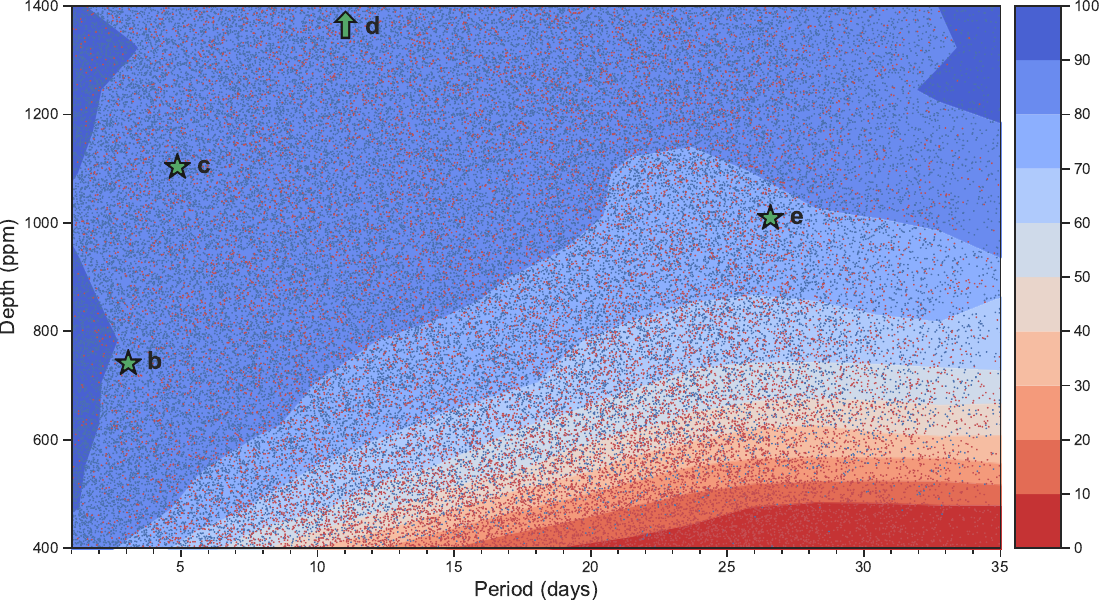

Write Python code to recreate this figure.
import platform
on_kelvin = 'kelvin' in platform.node()
if on_kelvin:
    print "> Running on Kelvin ..."
    import matplotlib
    matplotlib.use("agg")
import sff_detrender
import numpy as np
import matplotlib.pyplot as plt
import batman
from astropy.io import fits
from pybls import BLS
from scipy.ndimage import median_filter
from tqdm import tqdm
import multiprocessing
import dill
import os
import sys
import fit_transit
import seaborn as sns
sns.set()


def keplerslaw(kper):
    """
    Kepler's Law
    :param kper: orbital period in days
    :return: star-planet distance in stellar radii
    """
    st_r, st_m = 0.456, 0.497
    Mstar = st_m * 1.989e30     # kg
    G = 6.67408e-11             # m3 kg-1 s-2
    Rstar = st_r * 695700000.   # m

    return ((kper * 86400.) ** 2 / (4 * np.pi ** 2) * G * Mstar) ** (1. / 3.) / Rstar


def calc_i(_a, _b):
    """
    Convert impact parameter to inclination
    :param _a: star-planet distance in stellar radii
    :param _b: impact parameter [0, 1]
    :return: inclination in degrees
    """
    return np.degrees(np.arccos(_b / _a))


def batman_to_string(params):
    """
    Convert transit parameters to a string
    :param params: Batman params object
    :return: string of transit parameters
    """
    s = "\nT0   = {:9.4f}\nPer  = {:9.4f}\nRpRs = {:9.4f}\na    = {:9.4f}\nInc  = {:9.4f}\n".\
        format(params.t0, params.per, params.rp, params.a, params.inc)

    return s


def random_transit_model(time, per_lims, rp_lims, depth_lims, n_trans_lims):
    """
    Produce random transit model inside limits
    :param time: LC time in days
    :param per_lims: limits on orbital period in days [len 2]
    :param rp_lims: limits on planet-star radius ratio SQUARED! [len 2]
    :param depth_lims: limits on transit depth [len 2]
    :param n_trans_lims: limits on number of transits [len 2]
    :return: transit model matching time
    """
    iter_count = 0
    in_limits = False
    while not in_limits:    # TODO: speed-up / improve
        phase = np.random.uniform(0., 1.)
        impact = np.random.uniform(0., 1.)

        params = batman.TransitParams()
        params.per = np.random.uniform(per_lims[0], per_lims[1])
        params.t0 = time[0] + phase*params.per
        params.rp = np.sqrt(np.random.uniform(rp_lims[0], rp_lims[1]))
        params.a = keplerslaw(params.per)
        params.inc = calc_i(params.a, impact)
        params.ecc = 0.
        params.w = 90.
        params.u = [0.5079, 0.2239]
        params.limb_dark = "quadratic"

        bat = batman.TransitModel(params, time, supersample_factor=15, exp_time=29.4/60./24.)
        model = bat.light_curve(params)

        depth = 1. - batman.TransitModel(params, np.array([params.t0]),
                                         supersample_factor=15, exp_time=29.4/60./24.).light_curve(params)[0]

        n_trans = int(np.floor((time.max() - params.t0) / params.per)) + 1

        n_dp = sum(model < 1.)

        in_limits = (depth_lims[0] <= depth <= depth_lims[1]) & (n_trans_lims[0] <= n_trans <= n_trans_lims[1])

        iter_count += 1

    # print iter_count, int(depth*1e6), batman_to_string(params)

    return model, params, depth*1e6, n_trans, n_dp, phase, impact


def specific_transit_model(time, t0, per, rp, inc):
    """
    Produce a transit model
    """
    params = batman.TransitParams()
    params.t0 = t0
    params.per = per
    params.rp = rp
    params.a = keplerslaw(params.per)
    params.inc = inc
    params.ecc = 0.
    params.w = 90.
    params.u = [0.5079, 0.2239]
    params.limb_dark = "quadratic"

    bat = batman.TransitModel(params, time, supersample_factor=15, exp_time=29.4/60./24.)
    model = bat.light_curve(params)

    return model, params


def do_bls(time, flux, flux_err, per_range, q_range, nf, inj_pars, nbin=None, binsize=1501, plot=False):
    """
    Run BLS algorithm
    :param time: LC time in days
    :param flux: LC flux normalised to 1
    :param flux_err: LC error [len time]
    :param per_range: range of periods to search [len 2]
    :param q_range: range of duration-period ratios to search [len 2]
    :param nf: number of periods to search [int]
    :param inj_pars: injected transit params
    :param nbin: number of bins to use in phase-fold [int, None]
    :param binsize: window of median filter [int]
    :param plot: plot the BLS spectrum [bool]
    :return: highest SDE and corresponding period
    """
    if not nbin:
        nbin = time.size

    bls = BLS(time, flux, flux_err, period_range=per_range, q_range=q_range, nf=nf, nbin=nbin)
    res = bls()

    p_ar, p_pow = bls.period, res.p     # power at each period
    rmed_pow = p_pow - median_filter(p_pow, binsize)
    p_sde = rmed_pow / rmed_pow.std()   # SDE

    sde_trans = np.nanmax(p_sde)        # highest SDE
    bper = p_ar[np.argmax(p_sde)]       # corresponding period
    t0 = bls.tc
    rp = np.sqrt(res.depth)

    if plot:
        plt.figure(figsize=(12, 6))
        plt.plot(p_ar, p_sde, lw=2, zorder=3)
        plt.plot(bper, sde_trans, "*", ms=20, label="BLS period", zorder=5)
        plt.axvline(inj_pars.per, label="Injected period", c="k", ls="-", lw=15, alpha=0.2)
        plt.xlim(0, p_ar[0])
        plt.ylim(0, int(sde_trans)+1)
        plt.legend()
        plt.tight_layout()
        plt.show()

    return sde_trans, bper, t0, rp


def injection_test(ind):
    np.random.seed(None)    # for truly random numbers
    m, pars, depth, ntrans, ndp, injphase, impact = \
        random_transit_model(t, per_range, (.7e-4, 6e-3), (400e-6, 1400e-6), (3, 100))

    f_i = f + m - 1.    # injected flux

    f_i, tr = sff_detrender.correct(t, f_i, x*4., y*4., break_points, None, niters=4, bins=12, progress=False)

    # plt.plot(t, f_i, "k.", ms=3)
    # plt.plot(t, m)
    # plt.show()

    sde, period, t0, rp = do_bls(t, f_i, e, per_range, q_range, nf, pars, binsize=bs, plot=False)

    vals, errs = fit_transit.fit_transit(t, f, e, period, t0, rp, 0.455, 0.481)

    t0, period, rp, a, b = vals['t0'], vals['per'], vals['rp'], vals['a'], vals['b']
    phase = (t0 - t[0]) / period % 1.

    if (sde >= sde_lim) and \
            (pars.per*(1.-tol) <= period <= pars.per*(1.+tol)) and \
            (injphase-tol <= phase <= injphase+tol):
        recovered = 1
    else:
        recovered = 0

    # print "Phase {:.4f} | {:.4f}\nPeriod {:.4f} | {:.4f}\nSDE {:.4f}\nRecovered {}\n".\
    #     format(injphase, phase, pars.per, period, sde, bool(recovered))

    return ind, recovered, depth, sde, ndp, pars, ntrans, injphase, impact, vals


# t, f, e = np.loadtxt("lc-none-mySFF.dat", unpack=True, dtype=float)
lc = fits.open("ktwo247887989-c13_llc.fits")[1].data
t = lc.TIME
f = lc.PDCSAP_FLUX
e = lc.PDCSAP_FLUX_ERR
q = lc.SAP_QUALITY
x = lc.PSF_CENTR1 - np.nanmean(lc.PSF_CENTR1)
y = lc.PSF_CENTR2 - np.nanmean(lc.PSF_CENTR2)

mask = np.isfinite(t * f * e * x * y) & (q == 0)    # nan and quality mask
mask &= t > 2988.5
mask &= t < 3064.7

with open("pars.pkl", "rb") as pf:
    pars = dill.load(pf)
m_4 = np.ones(t.size, float)
for i, params in enumerate(pars):
    bat = batman.TransitModel(params, t, supersample_factor=15, exp_time=29.4/60./24.)
    m = bat.light_curve(params)
    m_4 += (m - 1.)

# find outliers
t_ok = t[mask]
f_ok = f[mask]
f_ok /= np.median(f_ok)
rm = median_filter(f_ok, 71)     # running median
omask = (f_ok - rm) < (np.std(f_ok - rm + 1.)*5.)   # outlier mask

t = t[mask][omask]
f = f[mask][omask]
e = e[mask][omask]
x = x[mask][omask]
y = y[mask][omask]
q = q[mask][omask]
m_4 = m_4[mask][omask]

f /= np.median(f)
f -= m_4 - 1.

break_points = np.arange(0, t.size, 197)[1:]


per_range = (1., (t[-1] - t[0]) / 2.)
q_range = (1./24./per_range[1], 5./24.)
nf = 50000   # 50000
bs = 1501    # 1501

n_tests = 10000     # number of injections to do
tol = 0.01          # tolerance on period and epoch in fraction (percent/100)
sde_lim = 8.        # minimum SDE to detect
ncores = 20         # number of processes to run concurrently


# print "> Running injection tests ..."
# for i in range(n_tests):
#     ind, recovered, depth, sde, ndp, pars, ntrans, injphase, impact = injection_test(i)
# sys.exit()


rec_ar, depth_ar, sde_ar, dp_ar, pars_ar, ntrans_ar, phase_ar, impact_ar, vals_ar = \
    np.array([], dtype=int), np.array([], dtype=int), np.array([], dtype=float), np.array([], int), np.array([]), \
    np.array([], int), np.array([]), np.array([]), np.array([])

pool = multiprocessing.Pool(processes=ncores)
for res in tqdm(pool.imap_unordered(injection_test, range(n_tests)), total=n_tests, desc="Running injection tests"):
    rec_ar = np.append(rec_ar, int(res[1]))
    depth_ar = np.append(depth_ar, int(res[2]))
    sde_ar = np.append(sde_ar, float(res[3]))
    dp_ar = np.append(dp_ar, int(res[4]))
    pars_ar = np.append(pars_ar, res[5])
    ntrans_ar = np.append(ntrans_ar, res[6])
    phase_ar = np.append(phase_ar, res[7])
    impact_ar = np.append(impact_ar, res[8])
    vals_ar = np.append(vals_ar, res[9])

n_rec = rec_ar.sum()
n_not = n_tests - n_rec
depth_rec = depth_ar[rec_ar == 1]
depth_not = depth_ar[rec_ar == 0]

param_dists = [[par.per for par in pars_ar], [par.t0 for par in pars_ar], [par.rp for par in pars_ar],
               [par.inc for par in pars_ar], depth_ar, dp_ar]
param_dists = [np.asarray(d) for d in param_dists]

run = 0
while os.path.exists("inj-res{}.pkl".format(run)):
    run += 1

with open("inj-res{}.pkl".format(run), "wb") as pf:
    dill.dump([rec_ar, depth_ar, sde_ar, pars_ar, dp_ar, ntrans_ar, phase_ar, impact_ar, vals_ar, param_dists], pf)

fig = plt.figure(figsize=(14, 8))
for i in range(6):
    fig.add_subplot(2, 3, i+1)
    dist = param_dists[i]                   # total
    dist_rec = param_dists[i][rec_ar == 1]  # recovered
    dist_not = param_dists[i][rec_ar == 0]  # missed
    if i < 5:
        bins = np.linspace(dist.min(), dist.max(), 40)
    else:
        bins = np.linspace(dist.min(), dist.max(), min([len(set(dist)), 40]))

    plt.hist(dist, bins=bins, color="0.4")
    plt.hist(dist_rec, bins=bins, color="g", alpha=0.5)
    plt.hist(dist_not, bins=bins, color="r", alpha=0.5)
    plt.title(["Per", "T0", "Rp", "Inc", "Depth", "DP"][i])
plt.tight_layout()
plt.savefig("all-dists{}.pdf".format(run))
# plt.show()
plt.close("all")

# print
# print depth_ar
# print sde_ar

print "{:d} were recovered ({:.2f}%)".format(n_rec, float(n_rec)/float(n_rec+n_not)*100.)

sns.regplot(depth_ar, sde_ar)
plt.axvline(1044., color="g", linestyle="-", label="Candidate")
plt.axhline(sde_lim, color="k", linestyle="--", label="SDE limit")
plt.xlabel("Depth (ppm)")
plt.ylabel("SDE")
plt.legend()
plt.tight_layout()
plt.savefig("depth-sde-correlation{}.pdf".format(run))
# plt.show()
plt.close("all")


# TODO: normalise each distribution to their totals
# sns.kdeplot(depth_rec, shade=True, color="g", label="Recovered")
# sns.kdeplot(depth_not, shade=True, color="r", label="Missed")
plt.hist(depth_rec, bins=50, color="g", label="Recovered")
plt.hist(depth_not, bins=50, color="r", label="Missed")
plt.axvline(1044., color="k", linestyle="--", label="Candidate")
plt.xlabel("Depth (ppm)")
plt.legend()
plt.tight_layout()
plt.savefig("injection-test-kde{}.pdf".format(run))
# plt.show()
plt.close("all")
